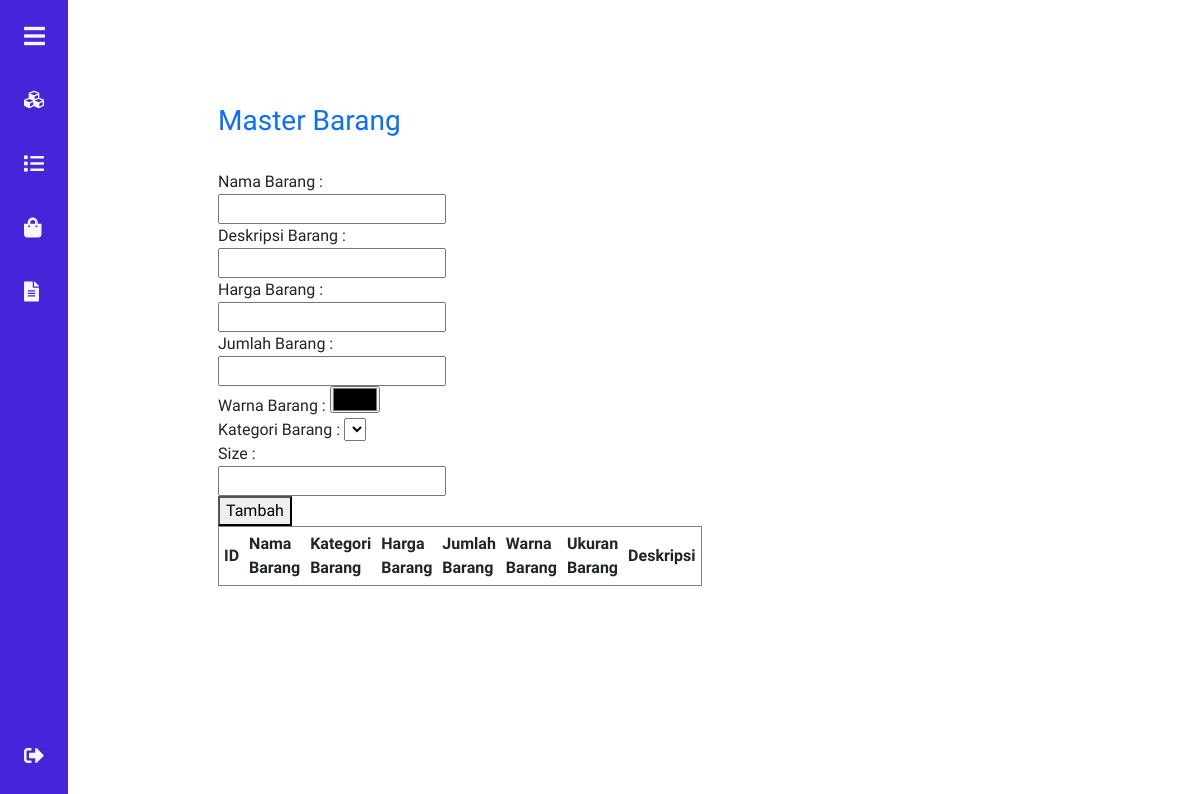
/admin/barang.php, run on an earlier commit of the app's database.
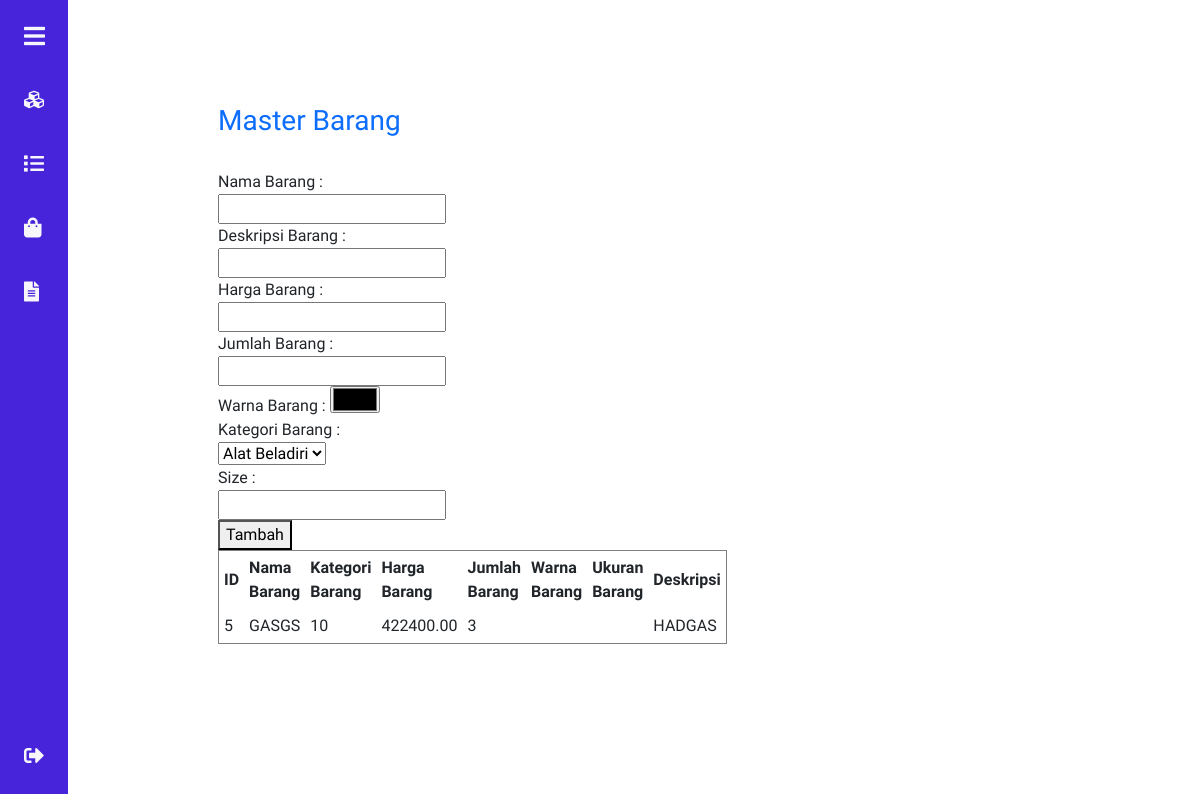
And on a later commit of the database.
### tables this page shows
CREATE TABLE `products` (
  `id` int(11) NOT NULL,
  `kategori` int(11) NOT NULL,
  `name` varchar(50) NOT NULL,
  `description` longtext NOT NULL,
  `harga` decimal(19,2) DEFAULT NULL,
  `qty` int(11) DEFAULT NULL,
  `berat` int(11) DEFAULT NULL,
  `status` tinyint(1) DEFAULT 1,
  `minimumorder` int(11) NOT NULL DEFAULT 0,
  `img_path` varchar(255) DEFAULT NULL
);

### admin/barang.php (the view, shortened to what this page needs)
<?php
     require_once '../connection.php';
     $query = "SELECT nama_kategori FROM kategori";
     $kategori = mysqli_query($conn,$query)->fetch_all(MYSQLI_ASSOC);
     $query1 = "SELECT * FROM products";
     $barang = mysqli_query($conn,$query1);
?>
<!DOCTYPE html>
<html lang="en">
<head>
    <link href="https://cdn.jsdelivr.net/npm/bootstrap@5.1.3/dist/css/bootstrap.min.css" rel="stylesheet">
    <link rel="stylesheet" href="https://use.fontawesome.com/releases/v5.15.4/css/all.css">
</head>
<body>
    <div class="px-5 py-4" style="margin-left: 70px;">
        <div class="row mt-3 pb-3">
          <div class="col-8">
            <h3 class="mb-3 text-primary">Master Barang</h3>
          </div>
        </div>
        <div class="row row-cols-lg-4 row-cols-md-3 row-cols-sm-2 row-cols-1 gx-5 gy-3">
          <div class="col">
            <form action="#" method="get">
                Nama Barang : <input type="text" name="txtnamabarang" id=""><br>
                Deskripsi Barang : <input type="text" name="txtdeskripsi" id=""><br>
                Harga Barang : <input type="number" name="txtharga" id=""><br>
                Jumlah Barang : <input type="number" name="txtqty" id=""><br>
                Warna Barang : <input type="color" name="txtwarna" id=""><br>
                Kategori Barang :
                <select name="cbkategori" id="">
                    <?php foreach($kategori as $kat) : ?>
                        <option value=""><?= $kat["nama_kategori"]; ?></option>
                    <?php endforeach; ?>
                </select><br>
                Size : <input type="number" name="txtsize" id=""><br>
                <button type="submit" name="btntambah">Tambah</button>
            </form>
             <table border="1" cellspacing="0" cellpadding="5">
                 <tr>
                     <th>ID</th>
                     <th>Nama Barang</th>
                     <th>Kategori Barang</th>
                     <th>Harga Barang</th>
                     <th>Jumlah Barang</th>
                     <th>Warna Barang</th>
                     <th>Ukuran Barang</th>
                     <th>Deskripsi</th>
                 </tr>
                 <?php foreach($barang as $tampil) : ?>
                    <tr>
                        <td><?= $tampil["id"];?></td>
                        <td><?= $tampil["name"];?></td>
                        <td><?= $tampil["kategori"];?></td>
                        <td><?= $tampil["harga"];?></td>
                        <td><?= $tampil["qty"];?></td>
                        <td><?= $tampil["warna"];?></td>
                        <td><?= $tampil["size"];?></td>
                        <td><?= $tampil["description"];?></td>
                    </tr>
                <?php endforeach; ?>
             </table>
          </div>
        </div>
    </div>
</body>
</html>

What changed in the data, as far as the page shows it:
added products: id "5", name "GASGS", kategori "10", harga "422400.00", qty "3", description "HADGAS"
Also different on the page:
form field cbkategori: (not shown) → "Alat Beladiri"
